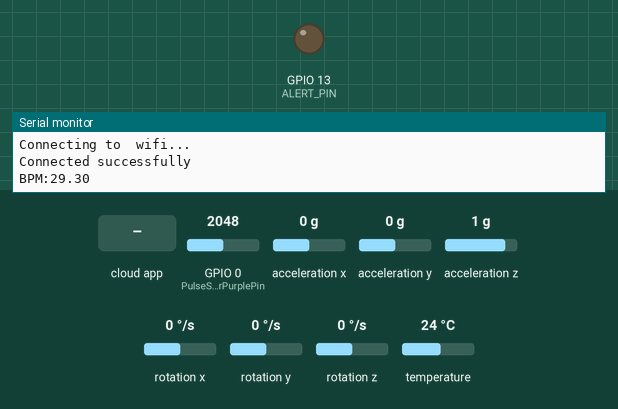
Simulated run of this sketch. Board: ESP32. Parts: output pins drawn as LEDs (lit = HIGH), the last lines printed to the serial monitor. The test bench sets the inputs (shaded band); at power-on: GPIO 0 (PulseSensorPurplePin) = 2048, acceleration x 0 g, acceleration y 0 g, acceleration z 1 g, rotation x 0 °/s, rotation y 0 °/s, rotation z 0 °/s, temperature 24 °C. WiFi joins after 1.5 s; servers stay silent unless stated; the local clock reads 2024-03-15 10:24:30 at power-on unless the sketch sets it; the Firebase database answers and starts empty.

Above: at 2.7 s.
2.8 s: the phone or cloud app sets alert to 1
At 4.0 s:
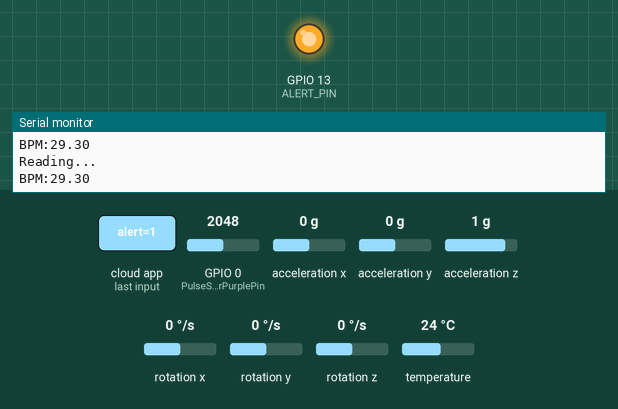
4.3 s: the phone or cloud app sets alert to 0
At 6.4 s:
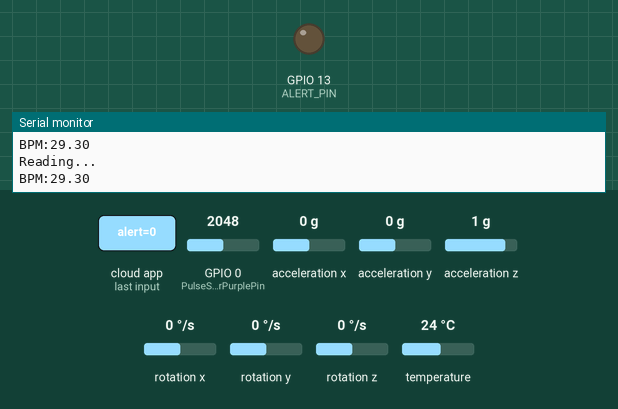
Timing chart, 0 to 7.9 s (numbered marks = the images above; inputs shaded):
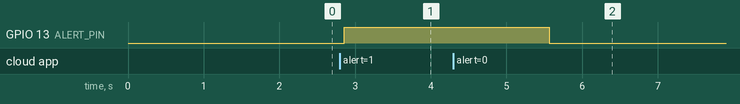

Measured:
- after the input at 2.8 s, GPIO 13 (ALERT_PIN): LOW → HIGH after 0.06 s
- after the input at 4.3 s, GPIO 13 (ALERT_PIN): HIGH → LOW after 1.3 s

The sketch:

Ban_Project.ino
```cpp
#include <WiFiManager.h>
#include <Adafruit_MPU6050.h>
#include <Adafruit_Sensor.h>
#include <Firebase_ESP_Client.h>
//Provide the token generation process info.
#include "addons/TokenHelper.h"
//Provide the RTDB payload printing info and other helper functions.
#include "addons/RTDBHelper.h"
#include <Wire.h>
#include "time.h"

#define ACCESS_NAME "Connect"
#define ACCESS_PASSWORD "testpassword"
#define REPORTING_PERIOD_MS 1000
#define ALERT_PIN 13
#define FIREBASE_URL "https://bannewproject-default-rtdb.europe-west1.firebasedatabase.app/"
#define FIREBASE_API_KEY "AIzaSyDiwdeiVTdnFe_tyguP9U98u-VZ8tpDF8s"
#define USER_EMAIL "adjeviananarsene@gmail.com"
#define USER_PASSWORD "cyb12345@"
//Create MPU object
Adafruit_MPU6050 mpu;
// Create a PulseOximeter object

// Time at which the last beat occurred
unsigned long sendDataPrevMillis = 0;
bool signupOK = false;
uint8_t set_alert = 0;

FirebaseData fbdo;
FirebaseAuth auth;
FirebaseConfig config;
// Variables to save date and time
const char *ntpServer = "pool.ntp.org";
const long gmtOffset_sec = 3600;
const int daylightOffset_sec = 3600;

bool init_wifimanager(const char *access_name, const char *password) {
  WiFiManager wm;
  //reset old setting
  wm.resetSettings();
  bool res;
  res = wm.autoConnect(access_name, password);

  if (!res) {
    return false;
  } else {
    return true;
  }
}


char* getLocalTime() {
  struct tm timeinfo;
  if (!getLocalTime(&timeinfo)) {
    Serial.println("Failed to obtain time");
    return NULL;
  }
  char buffer[60];
  strftime(buffer, sizeof(buffer), "%A, %B %d %Y %H:%M:%S", &timeinfo);
  return buffer;
}


int PulseSensorPurplePin = 0;        // Pulse Sensor PURPLE WIRE connected to ANALOG PIN 0

int Signal;                // holds the incoming raw data. Signal value can range from 0-1024
int Threshold = 500;
float bpm = 0.0;
void setup() {

  Serial.begin(115200);
  //INIT alert pin
  pinMode(ALERT_PIN, OUTPUT);
  //First step, connect to wifi
  Serial.println("Connecting to  wifi...");
  bool res = init_wifimanager(ACCESS_NAME, ACCESS_PASSWORD);
  if (!res) {
    Serial.println("Failed to connect to wifi");
    ESP.restart();
  }
  //Config Firebase

  config.api_key = FIREBASE_API_KEY;
  config.database_url = FIREBASE_URL;
  Firebase.reconnectWiFi(true);

  // Assign the callback function for the long running token generation task */
  config.token_status_callback = tokenStatusCallback;  //see addons/TokenHelper.h

  // Assign the maximum retry of token generation
  config.max_token_generation_retry = 5;

  // Initialize the library with the Firebase authen and config

  /* Sign up */
  if (Firebase.signUp(&config, &auth, "", "")) {
    Serial.println("Connected successfully");
    signupOK = true;
  } else {
    Serial.printf("RRR %s\n", config.signer.signupError.message.c_str());
  }
  /* Assign the callback function for the long running token generation task */

  Firebase.begin(&config, &auth);

  // initialized MPU and MAX sensor;

  if (!mpu.begin()) {
    Serial.println("Failed to initialized mpu ");

    while (1) {
      delay(10);
    }
  }

  //Hardware level are ready at this level, set sensors remaining configuration
  configTime(gmtOffset_sec, daylightOffset_sec, ntpServer);
  Serial.println(getLocalTime());
}

void loop() {

  sensors_event_t a, g, temp;
  mpu.getEvent(&a, &g, &temp);
  Signal = analogRead(PulseSensorPurplePin);
   if(Signal > Threshold){
    bpm = 60000.0/ (float)Signal;
    Serial.print("BPM:");
    Serial.println(bpm);
   }


  if (Firebase.ready() && signupOK && (millis() - sendDataPrevMillis > 1000 || sendDataPrevMillis == 0)) {
    sendDataPrevMillis = millis();
    //float heart_rate = pox.getHeartRate();
    //float spo2 = pox.getSpO2();
    if (Firebase.RTDB.setFloat(&fbdo, "sensor/acc/x", a.acceleration.x)) {
      Firebase.RTDB.setFloat(&fbdo, "sensor/acc/y", a.acceleration.y);
      Firebase.RTDB.setFloat(&fbdo, "sensor/acc/z", a.acceleration.z);
      Firebase.RTDB.setFloat(&fbdo, "sensor/gyro/x", g.gyro.x);
      Firebase.RTDB.setFloat(&fbdo, "sensor/gyro/y", g.gyro.y);
      Firebase.RTDB.setFloat(&fbdo, "sensor/gyro/z", g.gyro.z);
      Firebase.RTDB.setFloat(&fbdo, "sensor/temp", temp.temperature);
      Firebase.RTDB.setFloat(&fbdo, "sensor/heart/rate", bpm);
      //Firebase.RTDB.setString(&fbdo, "sensor/time", getLocalTime());


      //Firebase.RTDB.setInt(&fbdo, "sensor/alert", set_alert);

    } else {
      Serial.println("FAILED");
      Serial.println("REASON: " + fbdo.errorReason());
    }

    //get alert and write
    Serial.println("Reading...");
    if (Firebase.RTDB.getInt(&fbdo, "/sensor/alert")) {
      if (fbdo.dataType() == "int") {
        set_alert = fbdo.intData();
        digitalWrite(ALERT_PIN, set_alert);
      }
    } else {
      Serial.println(fbdo.errorReason());
    }
  }
}
```
